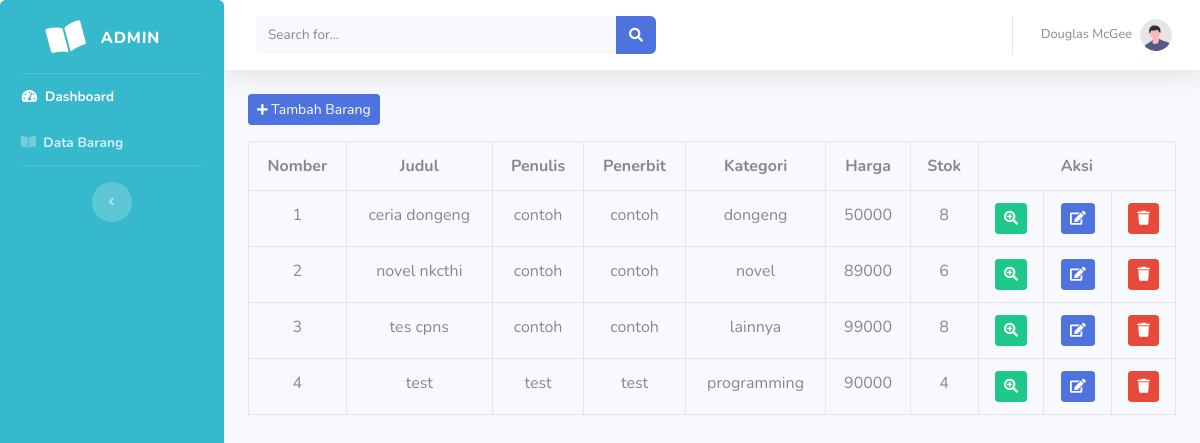
Page /index.php/admin/data_barang on the committed database.
### tables this page shows
CREATE TABLE `t_buku` (
  `id_barang` int(11) NOT NULL,
  `Judul` varchar(50) NOT NULL,
  `penulis` varchar(40) NOT NULL,
  `penerbit` varchar(40) NOT NULL,
  `kategori` varchar(20) NOT NULL,
  `harga` int(11) NOT NULL,
  `stok` int(11) NOT NULL,
  `gambar` text NOT NULL
);

### application/controllers/admin/data_barang.php (called while the page is built, shortened)
<?php
class Data_barang extends CI_Controller{
    public function index(){
        $data['barang'] = $this->model_barang->tampil_data()->result();
        $this->load->view('templates_admin/header');
        $this->load->view('templates_admin/sidebar');
        $this->load->view('admin/data_barang', $data);
        $this->load->view('templates_admin/footer');
    }
}

### index.php (called while the page is built, shortened)
<?php
require_once BASEPATH.'core/CodeIgniter.php';

### application/models/model_barang.php (called while the page is built, shortened)
<?php
    class Model_barang extends CI_Model{
        public function tampil_data(){
            return $this->db->get('t_buku');
        }
    }

### application/views/admin/data_barang.php (the view, shortened to what this page needs)
<div class="container-fluid">
<button class="btn btn-sm btn-primary mb-3" data-toggle="modal" data-target="#tambah_barang"><i class="fas fa-plus fa-sm"></i> Tambah Barang</button>
<table class="table table-bordered text-center">
    <tr>
    <th>Nomber</th>
    <th>Judul</th>
    <th>Penulis</th>
    <th>Penerbit</th>
    <th>Kategori</th>
    <th>Harga</th>
    <th>Stok</th>
    <th colspan="3" >Aksi</th>
    </tr>
    <?php
    $no =1;
    foreach ($barang as $brg) : ?>
        <tr>
            <td><?php echo $no++ ?></td>
            <td><?php echo $brg->Judul ?></td>
            <td><?php echo $brg->penulis ?></td>
            <td><?php echo $brg->penerbit ?></td>
            <td><?php echo $brg->kategori ?></td>
            <td><?php echo $brg->harga ?></td>
            <td><?php echo $brg->stok ?></td>
            <td> <div class="btn btn-success btn-sm "><i class="fas fa-search-plus"></i></div></td>
            <td> <div class="btn btn-primary btn-sm "><i class="fas fa-edit"></i></div></td>
            <td> <div class="btn btn-danger btn-sm "><i class="fas fa-trash"></i></div></td>
        </tr>
    <?php endforeach ?>
</table>
</div>

### rows in the picture
t_buku: Judul "ceria dongeng", penulis "contoh", penerbit "contoh", kategori "dongeng", harga "50000", stok "8"
t_buku: Judul "novel nkcthi", penulis "contoh", penerbit "contoh", kategori "novel", harga "89000", stok "6"
t_buku: Judul "tes cpns", penulis "contoh", penerbit "contoh", kategori "lainnya", harga "99000", stok "8"
t_buku: Judul "test", penulis "test", penerbit "test", kategori "programming", harga "90000", stok "4"
